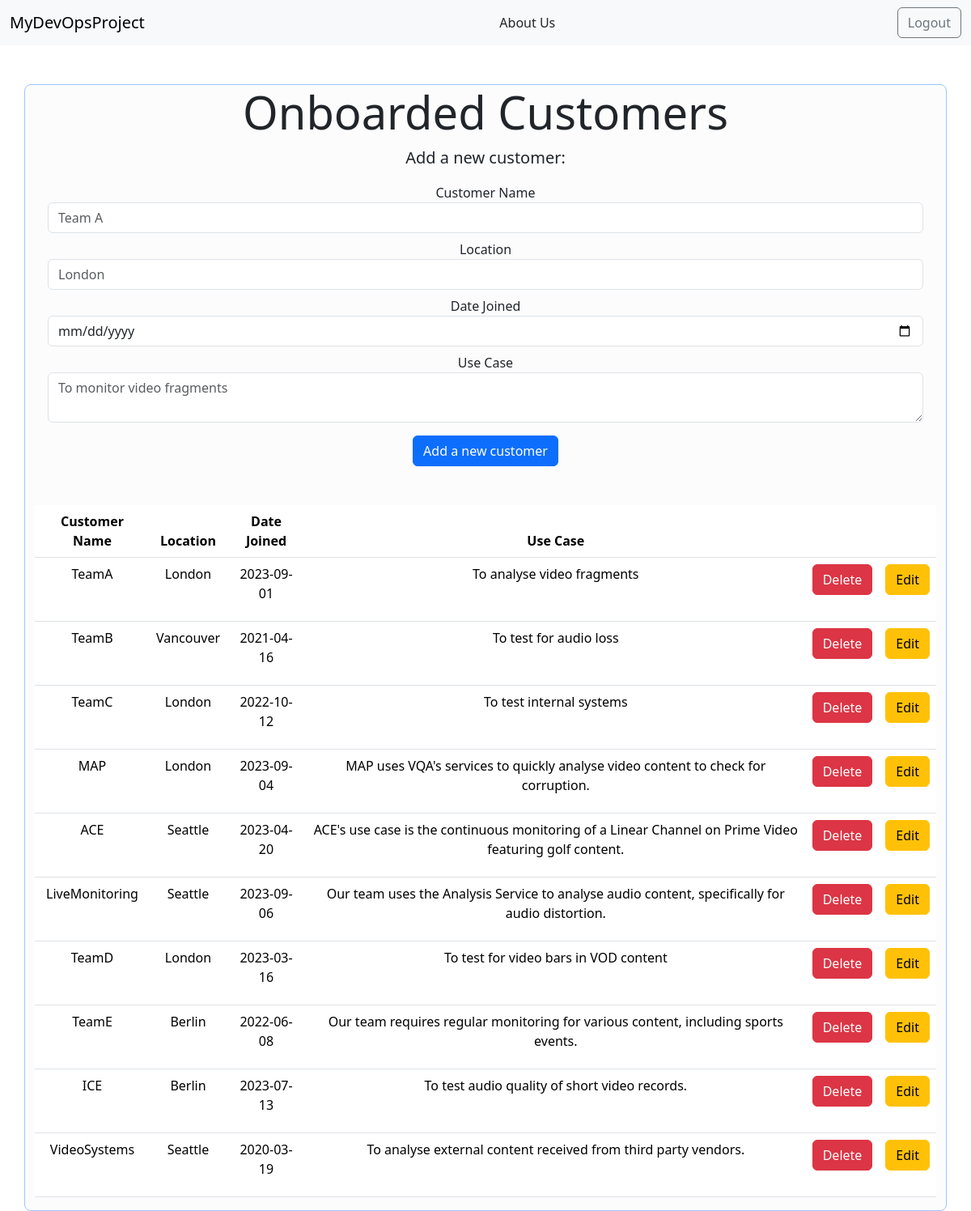
The app's page /customers_database (signed in), older data.
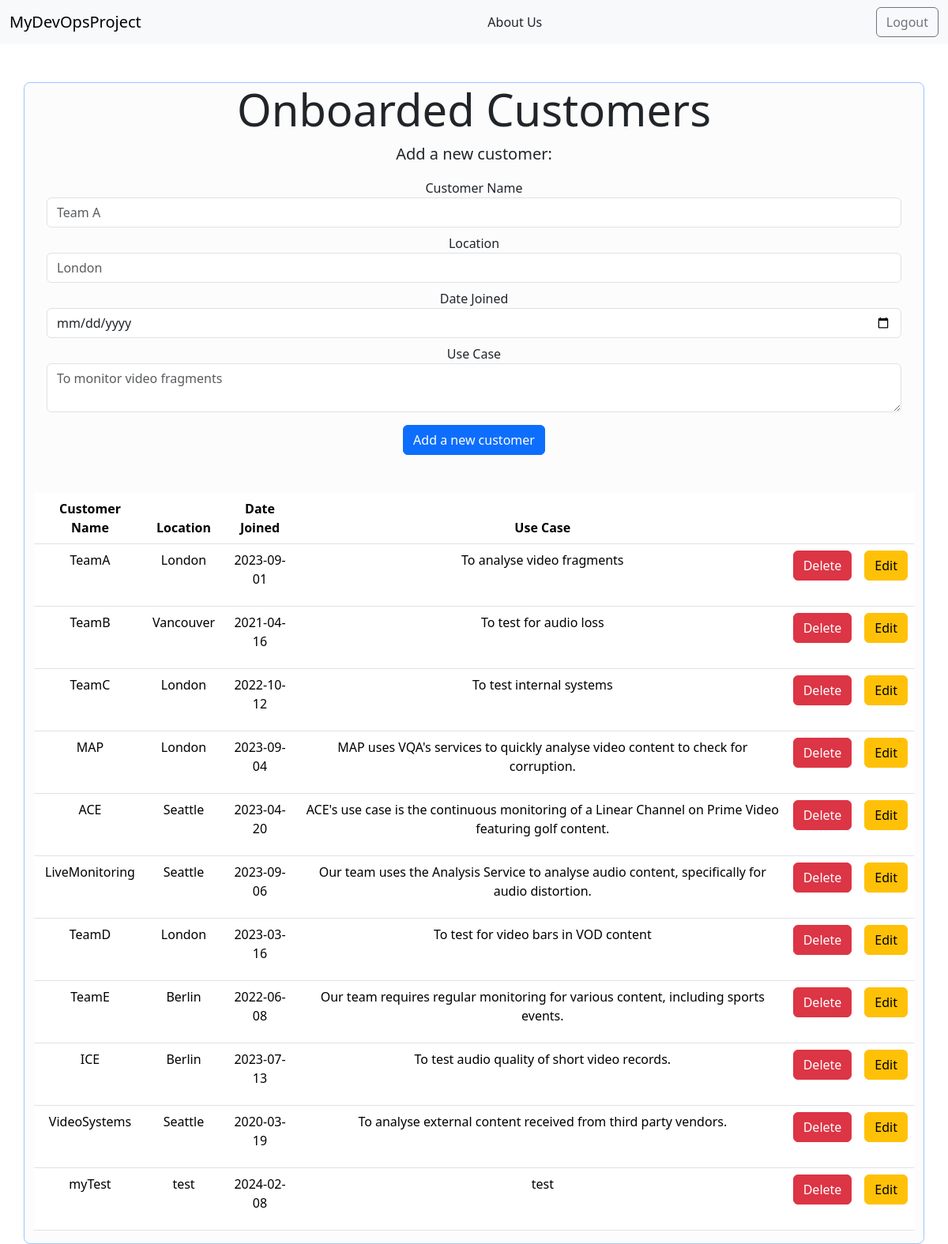
The same page, newer data.
### tables this page shows
CREATE TABLE customers (name VARCHAR PRIMARY KEY UNIQUE NOT NULL, author VARCHAR NOT NULL, dateJoined TEXT NOT NULL, useCase TEXT NOT NULL, location TEXT NOT NULL);

### main.py (the view)
@app.route("/customers_database")
@login_required
def customers_database():
    form = create_customer_form()
    connection = sqlite3.connect("database.db")
    connection.row_factory = sqlite3.Row
    current = connection.cursor()
    currentUser = current_user.username
    isAdmin = current_user.isAdmin
    current.execute("select * from customers")
    rows = current.fetchall();
    return render_template("customers_database.html", rows = rows, form=form, currentUser = currentUser, isAdmin = isAdmin, isAuthenticated = current_user.is_authenticated)

### forms.py (shortened to what this page needs)
    class customer_form(FlaskForm):
        name = StringField('Customer Name', default = nameValue, validators=[InputRequired(), Length(min=3, max=20)], render_kw={"placeholder": "Team A", "class":"form-control"})
        location = StringField('Location', default = locationValue, validators=[InputRequired(), Length(min=2, max=20)], render_kw={"placeholder": "London", "class":"form-control"})
        dateJoined = DateField('Date Joined', default = dateJoinedValue, validators=[InputRequired()], render_kw={"class":"form-control"})
        useCase = TextAreaField('Use Case', default = useCaseValue, validators=[InputRequired(), Length(max=300)], render_kw={"placeholder": "To monitor video fragments", "class":"form-control"})

### main.py (called while the page is built)
@login_manager.user_loader
def load_user(id):
    try:
        connection = sqlite3.connect("database.db")
        cursor = connection.cursor()
        cursor.execute("SELECT * FROM users WHERE id = (?)",[id])
        result = cursor.fetchone()
        if result is None:
            return None
        else:
            return User(result[0], result[1], result[2], result[3], result[4])
    except Exception as e:
        return e

### templates/customers_database.html (shortened to what the changed rows need)
<!DOCTYPE html>
<html lang="en" dir="ltr">
  <head>
    <link href="https://cdn.jsdelivr.net/npm/bootstrap@5.3.1/dist/css/bootstrap.min.css" rel="stylesheet">
  </head>
  <body>
    <div class="jumbotron">
        <div class="container-md bg-light-subtle border border-primary-subtle rounded-3 text-center position-relative">
            <h1 class="display-4">Onboarded Customers</h1>
            <br>
            <table class="table">
                <thead>
                    <tr>
                        <th scope="col">Customer Name</th>
                        <th scope="col">Location</th>
                        <th scope="col">Date Joined</th>
                        <th scope="col">Use Case</th>
                        <th scope="col"></th>
                        <th scope="col"></th>
                    </tr>
                </thead>
                <tbody>
                    {% for row in rows %}
                        <tr>
                            <td>
                                {{row["name"]}}
                            </td>
                            <td>
                                {{row["location"]}}
                            </td>
                            <td>
                                {{row["dateJoined"]}}
                            </td>
                            <td>
                                {{row["useCase"]}}
                            </td>
                            {% if row["author"] == currentUser or isAdmin == "True"%}
                            <td>
                                <form action="{{ url_for('delete_customer', customer_name = row['name']) }}" method= "POST">
                                    <button type="submit" class="btn btn-danger mb-4" onclick="if (! window.confirm('Are you sure you want to delete this customer?')){return false}">Delete</button>
                                </form>
                            </td>
                            <td>
                                <a class="btn btn-warning my-2 my-sm-0" href="{{ url_for('update_customer', name = row['name'], dateJoined = row['dateJoined'], location = row['location'], useCase = row['useCase']) }}">Edit</a>
                            </td>
                            {% endif %}
                        </tr>
                    {%endfor%}
                </tbody>
            </table>
        </div>
    </div>
  </body>
</html>

Row changes from the older to the newer data that the page shows:
added customers: name "myTest", location "test", dateJoined "2024-02-08", useCase "test"
